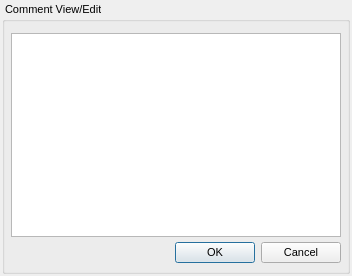
<?xml version="1.0" encoding="UTF-8"?>
<ui version="4.0">
 <class>QECommentSetupDialog</class>
 <widget class="QDialog" name="QECommentSetupDialog">
  <property name="geometry">
   <rect>
    <x>0</x>
    <y>0</y>
    <width>352</width>
    <height>276</height>
   </rect>
  </property>
  <property name="windowTitle">
   <string>Menu Button Setup</string>
  </property>
  <property name="toolTip">
   <string>Element configuration</string>
  </property>
  <layout class="QVBoxLayout" name="verticalLayout_1">
   <property name="leftMargin">
    <number>2</number>
   </property>
   <property name="topMargin">
    <number>2</number>
   </property>
   <property name="rightMargin">
    <number>2</number>
   </property>
   <property name="bottomMargin">
    <number>2</number>
   </property>
   <item>
    <widget class="QGroupBox" name="groupBox">
     <property name="minimumSize">
      <size>
       <width>248</width>
       <height>172</height>
      </size>
     </property>
     <property name="font">
      <font>
       <pointsize>8</pointsize>
      </font>
     </property>
     <property name="title">
      <string> Comment View/Edit </string>
     </property>
     <layout class="QVBoxLayout" name="verticalLayout_2">
      <property name="spacing">
       <number>2</number>
      </property>
      <property name="leftMargin">
       <number>6</number>
      </property>
      <property name="topMargin">
       <number>12</number>
      </property>
      <property name="rightMargin">
       <number>6</number>
      </property>
      <property name="bottomMargin">
       <number>4</number>
      </property>
      <item>
       <widget class="QPlainTextEdit" name="commentEdit"/>
      </item>
      <item>
       <widget class="QFrame" name="buttonFrame">
        <property name="minimumSize">
         <size>
          <width>0</width>
          <height>28</height>
         </size>
        </property>
        <property name="maximumSize">
         <size>
          <width>16777215</width>
          <height>28</height>
         </size>
        </property>
        <layout class="QHBoxLayout" name="horizontalLayout">
         <property name="spacing">
          <number>0</number>
         </property>
         <property name="leftMargin">
          <number>0</number>
         </property>
         <property name="topMargin">
          <number>0</number>
         </property>
         <property name="rightMargin">
          <number>0</number>
         </property>
         <property name="bottomMargin">
          <number>0</number>
         </property>
         <item>
          <spacer name="horizontalSpacer">
           <property name="orientation">
            <enum>Qt::Orientation::Horizontal</enum>
           </property>
           <property name="sizeHint" stdset="0">
            <size>
             <width>627</width>
             <height>22</height>
            </size>
           </property>
          </spacer>
         </item>
         <item>
          <widget class="QDialogButtonBox" name="buttonBox">
           <property name="minimumSize">
            <size>
             <width>168</width>
             <height>0</height>
            </size>
           </property>
           <property name="maximumSize">
            <size>
             <width>168</width>
             <height>16777215</height>
            </size>
           </property>
           <property name="standardButtons">
            <set>QDialogButtonBox::StandardButton::Cancel|QDialogButtonBox::StandardButton::Ok</set>
           </property>
          </widget>
         </item>
        </layout>
       </widget>
      </item>
     </layout>
    </widget>
   </item>
  </layout>
 </widget>
 <resources/>
 <connections/>
</ui>
